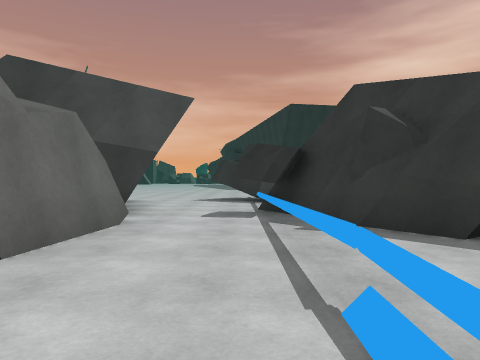
[1] (above)

24 first-person views from a walk through a Unity game level. The camera is 1.2 m above the floor, looks level and sees 70° across. The floor is counted in squares, 2 m on a side. Each view is taken from the middle of a square. On the plan, view 1 faces up. The plan holds only what a view shows up to about 10 squares ahead; the rest is blank. The place goes on beyond the plan. Some animated figures are left out. Some surface patterns are stand-ins.

[2]
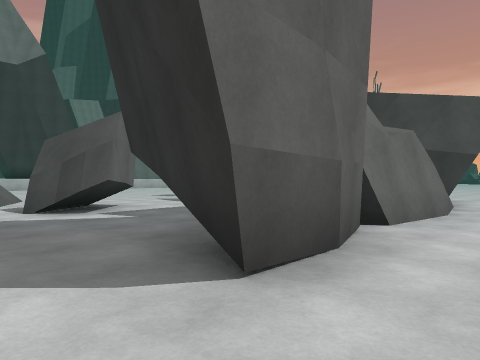

[3]
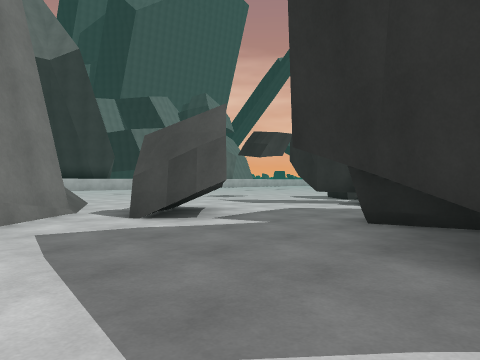

[4]
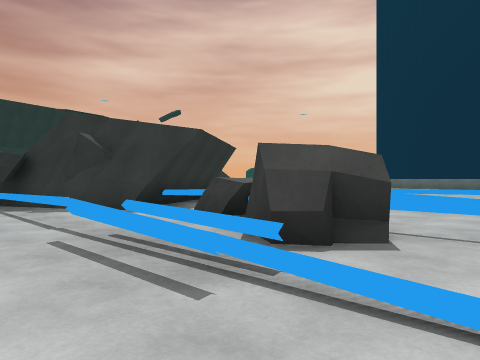

[5]
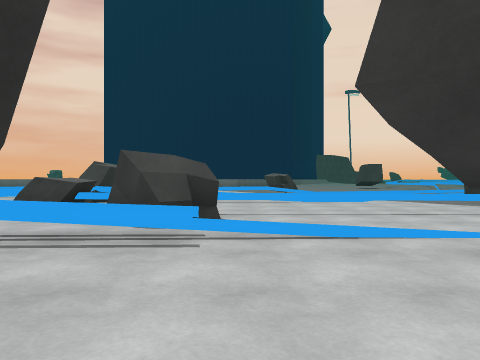

[6]
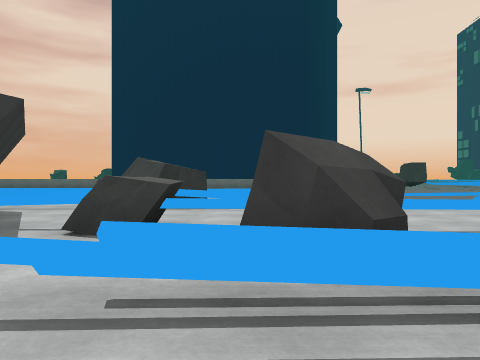

[7]
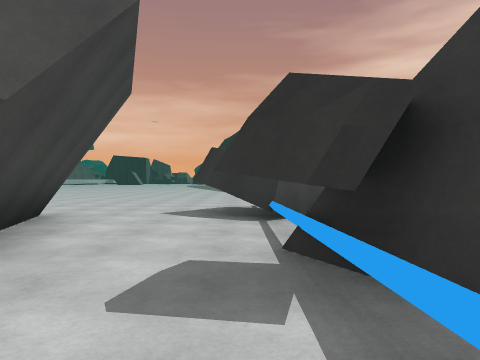

[8]
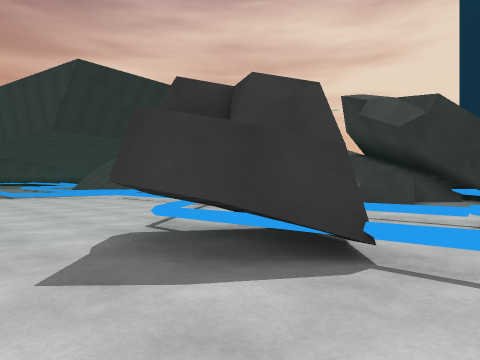

[9]
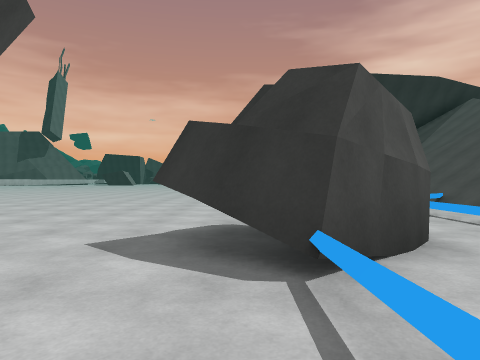

[10]
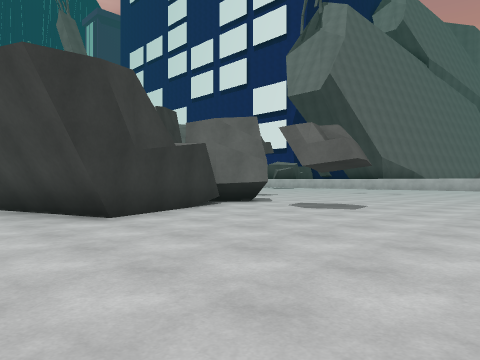

[11]
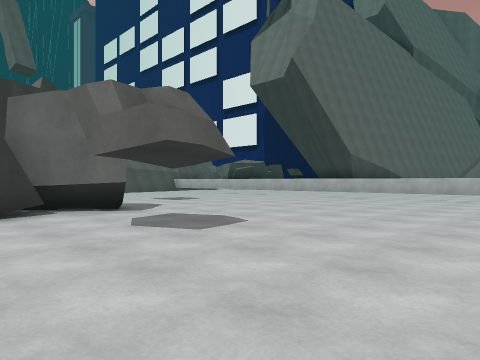

[12]
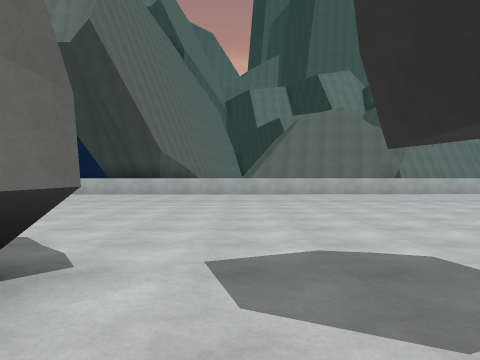

[13]
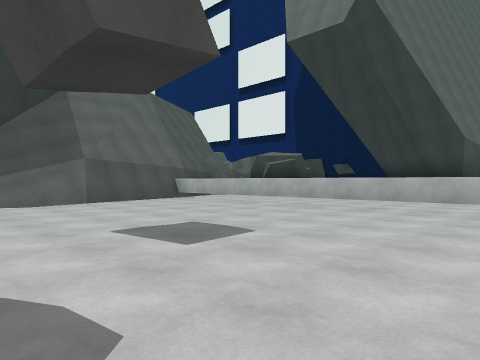

[14]
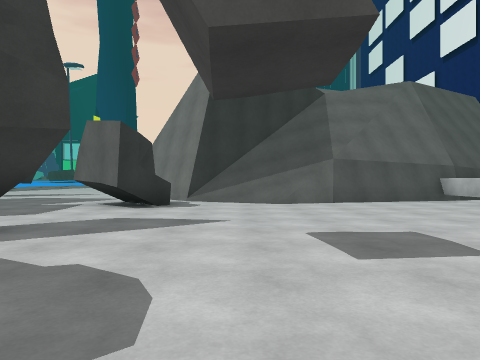

[15]
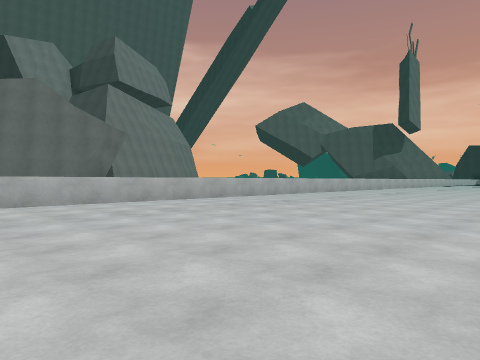

[16]
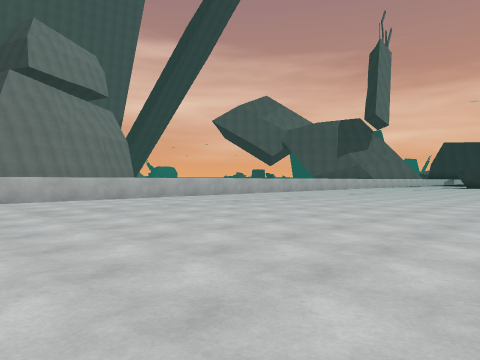

[17]
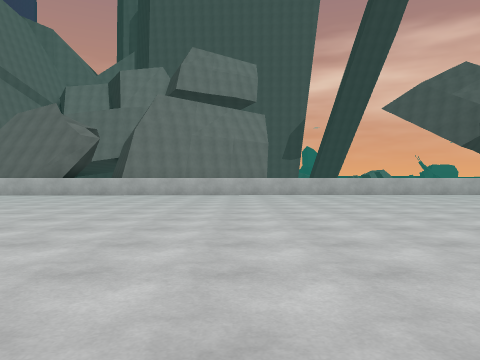

[18]
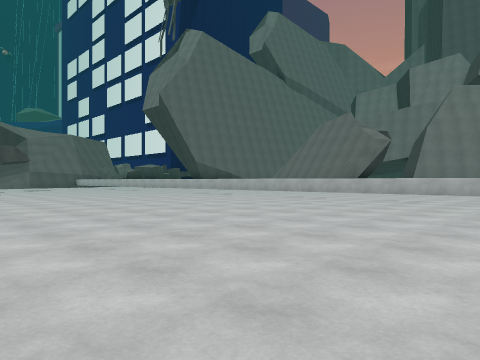

[19]
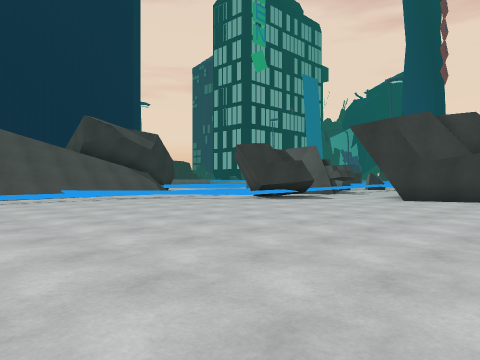

[20]
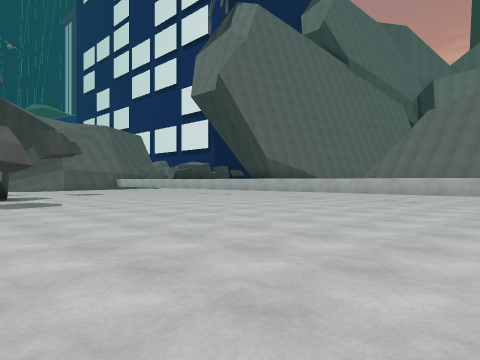

[21]
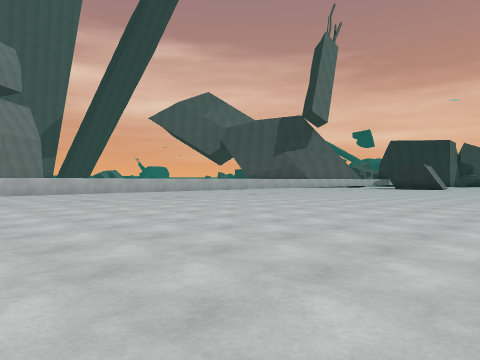

[22]
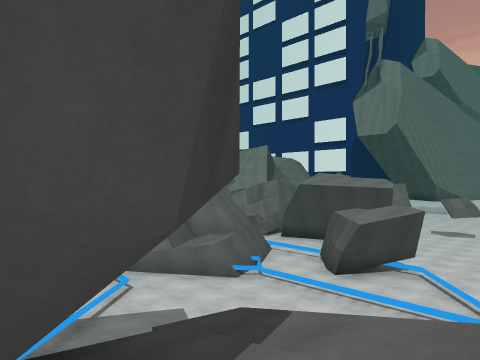

[23]
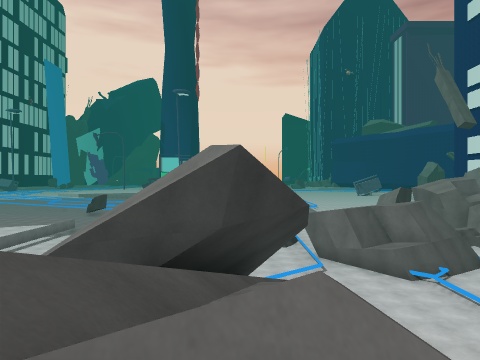

[24]
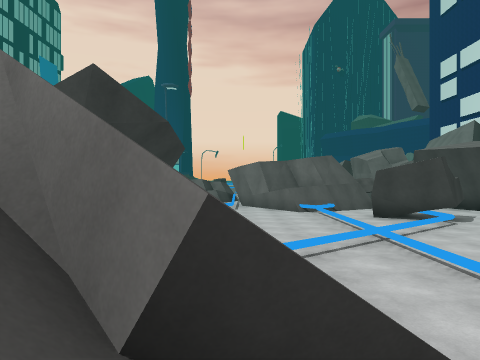

### Floor plan
Key: @ floor where view 1 was taken; # wall or solid block; x gap in a wall; . floor; / step, stairs or slope; = window, fence, low wall or low ledge; ^ raised ledge; v drop or lower ground.
Columns run from 16 left of view 1 to 12 right of it. Each row starts with its distance up from view 1.
 33 ^.     ..
 32 ^..   ...
 31 ^........
 30 ^.........
 29 ^.........
 28 ^.........
 27 ^..........
 26 ^..........
 25 ^..........
 24 ^..........
 23 ^..........
 22 ^..........
 21 ^.........            /
 20 ^............        ///
 19 ^.................  ./// /
 18 ^....................//////
 17 ^....................//////
 16 ^................../.// //
 15 ^..................//// ///
 14 ^................../.. ///#^^
 13 ^................///.. //##^^
 12 ^...............##./..#/##
 11 ^...............###/.../##
 10 ^...............###......#
  9 ^.......#.####..####....=#
  8 ^.......###  #..==###..=.
  7 ^........    ##..#  ##..
  6 ^.........    #.### ##.
  5 ^........##   #..#####x.
  4 ^...........  #..=####..
  3 ^...........  #..=##...=#
  2 ^...........###..=##  ###
  1 ^.......###.###..=#^#.=##^
  0 ^..##//..#..###.@=#=..=  ^
 -1 ####///#......#..=##...  ^
 -2     // v#........=.=...
 -3            ........=

Where each view was taken, in squares from view 1:
view 1: 0 up, 0 right, facing up
view 2: 2 down, 0 right, facing up-left
view 3: 3 down, 2 left, facing up-left
view 4: 3 down, 1 left, facing up-right
view 5: 2 down, 3 left, facing right
view 6: 0 up, 1 left, facing right
view 7: 4 up, 0 right, facing up
view 8: 8 up, 2 left, facing up-right
view 9: 7 up, 0 right, facing up
view 10: 15 up, 1 left, facing down-left
view 11: 15 up, 5 left, facing down-left
view 12: 10 up, 6 left, facing left
view 13: 9 up, 9 left, facing down-left
view 14: 9 up, 10 left, facing down
view 15: 12 up, 10 left, facing up-left
view 16: 17 up, 9 left, facing up-left
view 17: 27 up, 7 left, facing left
view 18: 27 up, 6 left, facing down-left
view 19: 20 up, 7 left, facing down-right
view 20: 20 up, 6 left, facing down-left
view 21: 22 up, 6 left, facing up-left
view 22: 15 up, 10 right, facing down-left
view 23: 19 up, 9 right, facing down
view 24: 21 up, 6 right, facing down
